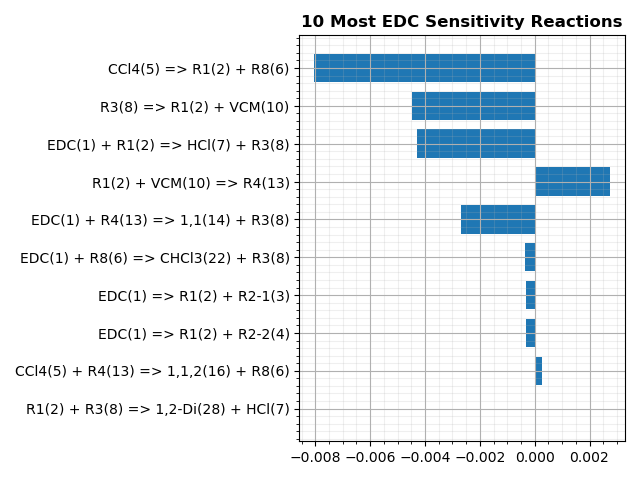

Here is the Python script that generated this plot:

import cantera as ct
import numpy as np
import matplotlib.pyplot as plt


CCl4_X_0 = float(1000)
pressure_0 = 12.4
reaction_mech="~/EDC/FPC/KM/2009_Schirmeister_EDC/chem_annotated_irreversible.cti"
mass_flow_rate = float(36)
length = 18
n_steps = 1000
area = 0.03225097679
n_pfr=18
# T_list = [322, 350, 375, 399, 424, 451, 461, 466, 471, 477, 479, 479, 480, 481, 482, 483, 484, 485, 486]

temp_T = 750
if CCl4_X_0 > 1 :  #ppm
        CCl4_X_0 = CCl4_X_0 /1000000
# T_0 = 273.15 + T_list[0]  # inlet temperature [K]
pressure_0 *= ct.one_atm
spcs = ct.Species.listFromFile(reaction_mech)
for spc in spcs[::-1]:
    if spc.composition == {'C': 2.0, 'Cl': 2.0, 'H': 4.0} and spc.charge == 0:
        EDC_label = spc.name        
    if spc.composition == {'C': 1.0, 'Cl': 4.0} and spc.charge == 0:
        CCl4_label = spc.name
EDC_X_0 = 1 - CCl4_X_0
composition_0 = '{}:{}, {}:{}'.format(EDC_label, EDC_X_0, CCl4_label, CCl4_X_0)
mass_flow_rate *= 1000 / 3600  # T/H to kg/s

# import the gas model and set the initial conditions
gas = ct.Solution(reaction_mech)
gas.TPX = temp_T, pressure_0, composition_0
dz = length / n_steps
r_vol = area * dz

# create a new reactor
r = ct.IdealGasConstPressureReactor(gas)
r.volume = r_vol

gas.set_multiplier(10)

# # create a reservoir to represent the reactor immediately upstream. Note
# # that the gas object is set already to the state of the upstream reactor
# upstream = ct.Reservoir(gas, name='upstream')

# # create a reservoir for the reactor to exhaust into. The composition of
# # this reservoir is irrelevant.
# downstream = ct.Reservoir(gas, name='downstream')

# # The mass flow rate into the reactor will be fixed by using a
# # MassFlowController object.
# m = ct.MassFlowController(upstream, r, mdot=mass_flow_rate)

# # We need an outlet to the downstream reservoir. This will determine the
# # pressure in the reactor. The value of K will only affect the transient
# # pressure difference.
# v = ct.PressureController(r, downstream, master=m, K=1e-5)

sim = ct.ReactorNet([r])

rxn = gas.reaction_equations()
n_rxn = len(rxn)

for i in range(n_rxn):
    r.add_sensitivity_reaction(i)

max_s = [0] * n_rxn
max_s_abs = [0]* n_rxn
sim.rtol = 1e-6 # Relative tolerance
sim.atol = 1e-15 # Absolute tolerance

sim.rtol_sensitivity = 1e-6 # Relative tolerance for sensitivity
sim.atol_sensitivity - 1e-6 # absolute tolerance for sensitivity

# define time, space, and other information vectors  
z = (np.arange(n_steps) + 1) * dz
t = np.zeros(n_pfr)  # residence time in each PFR reactor
compositions = [None] * n_pfr  # compositions of output stream in each PFR reactor
states = ct.SolutionArray(gas,extra = ['t'])

tot_time = 2e-3
dt = 5e-6

print(r.component_index('VCM(10)'))
for time in np.arange(0,tot_time,dt):
    sim.advance(time)
    states.append(r.thermo.state,t = time*1000)
    

    for j in range(n_rxn):
        s = sim.sensitivity('EDC(1)',j)
        

        if np.abs(s) > np.abs(max_s[j]):
            max_s[j] = s
            max_s_abs[j] = abs(s)
sen_zip = zip(max_s_abs,max_s,range(n_rxn))
sen_tuple = tuple(sen_zip)
sen_tuple_sorted = sorted(sen_tuple,reverse=True)

top_n = 10
top_rxn_index = [0]*top_n
top_rxn = [0]*top_n
top_sen = [0]*top_n

for i in range(top_n):
    top_rxn_index[i] = int(sen_tuple_sorted[i][2])
    top_rxn[i] = rxn[top_rxn_index[i]]
    top_sen[i] = float(sen_tuple_sorted[i][1])

print("The top %d EDC sensitive reactions are:" %(top_n))
print("-----------------------------------------------------------")
print("%10s  %s %18s %12s %12s" % ('Reaction Index','|','Reaction','|','Sensitivity'))
print("-----------------------------------------------------------")
for i in range(top_n):
    print("%7d %8s %26s %4s %10.8f" % (top_rxn_index[i],'|',top_rxn[i],'|',top_sen[i]))
print("-----------------------------------------------------------")

top_rxn_index.reverse()
top_rxn.reverse()
top_sen.reverse()

plt.figure(1)
plt.barh(range(top_n),top_sen,0.75,align= 'center')
plt.yticks(range(top_n),top_rxn)
plt.xlabel('')
plt.title('{0} Most EDC Sensitivity Reactions' .format(top_n), fontweight= 'bold')
plt.grid(which='major')
plt.minorticks_on()
plt.grid(which='minor',alpha=0.2)
plt.tight_layout()
plt.savefig('sensitivity.png')








# for i, T in enumerate(T_list[1:]):
#     Ti = T_list[i] + 273.15
#     Te = T + 273.15
#     dT = (Te - Ti) / n_steps
#     T = Ti
#     t_r = np.zeros_like(z)  # residence time in each CSTR reactor
#     # iterate through the PFR cells
#     for n in range(n_steps):
#         # simulate the linear T-profile in each reactor
#         T = Ti + (n + 1) * dT
#         gas.TP = T, None
#         r.syncState()
#         # Set the state of the reservoir to match that of the previous reactor
#         gas.TPX = r.thermo.TPX
#         upstream.syncState()
#         # integrate the reactor forward in time until steady state is reached
#         sim.reinitialize()
#         sim.set_initial_time(0)
#         sim.advance_to_steady_state()
#         # compute velocity and transform into time
#         t_r[n] = r.mass / mass_flow_rate  # residence time in this reactor
#         # write output data
#         states.append(r.thermo.state)